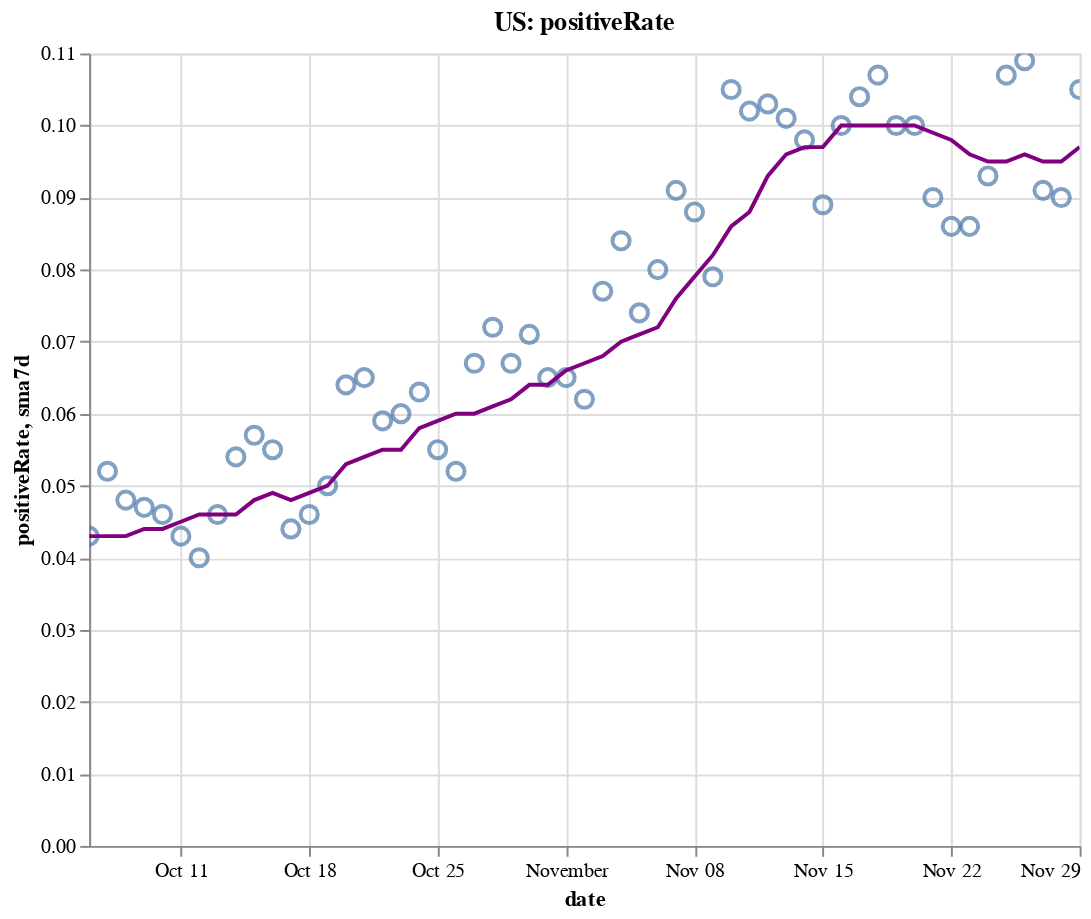

Write notebook code for a chart like this one.
### Code cell
create_plot(us, 'positiveRate')

### Figure 1 — Vega-Lite specification as saved in the notebook (floating-point values rounded to 4 significant figures)
{"config": {"view": {"continuousWidth": 400, "continuousHeight": 300}}, "layer": [{"layer": [{"mark": {"type": "point", "size": 75}, "encoding": {"tooltip": [{"type": "temporal", "field": "date"}, {"type": "quantitative", "field": "positiveRate"}, {"type": "quantitative", "field": "sma7d"}], "x": {"type": "temporal", "field": "date"}, "y": {"type": "quantitative", "field": "positiveRate"}}, "selection": {"selector004": {"type": "interval", "bind": "scales", "encodings": ["x", "y"]}}}, {"mark": {"type": "line", "color": "purple"}, "encoding": {"x": {"type": "temporal", "field": "date"}, "y": {"type": "quantitative", "field": "sma7d"}}}]}, {"mark": {"type": "rule", "color": "#aaa"}, "encoding": {"x": {"type": "temporal", "field": "date"}}, "transform": [{"filter": {"selection": "selector003"}}]}, {"mark": "circle", "encoding": {"opacity": {"condition": {"value": 1, "selection": "selector003"}, "value": 0}, "tooltip": [{"type": "temporal", "field": "date"}, {"type": "quantitative", "field": "positiveRate"}, {"type": "quantitative", "field": "sma7d"}], "x": {"type": "temporal", "field": "date"}, "y": {"type": "quantitative", "field": "positiveRate"}}, "selection": {"selector003": {"type": "single", "encodings": ["x"], "on": "mouseover", "nearest": true, "empty": "none"}}}, {"mark": {"type": "text", "align": "left", "dx": 5, "dy": -5, "stroke": "white", "strokeWidth": 2}, "encoding": {"text": {"type": "quantitative", "field": "positiveRate"}, "tooltip": [{"type": "temporal", "field": "date"}, {"type": "quantitative", "field": "positiveRate"}, {"type": "quantitative", "field": "sma7d"}], "x": {"type": "temporal", "field": "date"}, "y": {"type": "quantitative", "field": "positiveRate"}}, "transform": [{"filter": {"selection": "selector003"}}]}, {"mark": {"type": "text", "align": "left", "dx": 5, "dy": -5}, "encoding": {"text": {"type": "quantitative", "field": "positiveRate"}, "tooltip": [{"type": "temporal", "field": "date"}, {"type": "quantitative", "field": "positiveRate"}, {"type": "quantitative", "field": "sma7d"}], "x": {"type": "temporal", "field": "date"}, "y": {"type": "quantitative", "field": "positiveRate"}}, "transform": [{"filter": {"selection": "selector003"}}]}], "data": {"name": "data-56dd64650749a25ecfa4ce5ea2588cd9"}, "height": 400, "title": "US: positiveRate", "width": 500, "$schema": "https://vega.github.io/schema/vega-lite/v4.8.1.json", "datasets": {"data-56dd64650749a25ecfa4ce5ea2588cd9": [{"date": "2020-10-06T00:00:00", "totalTestResultsIncrease": 913500.0, "positiveIncrease": 38920.0, "death": 202700.0, "deathIncrease": 632.0, "positiveRate": 0.043, "state": "US", "sma7d": 0.043}, {"date": "2020-10-07T00:00:00", "totalTestResultsIncrease": 977500.0, "positiveIncrease": 50590.0, "death": 203600.0, "deathIncrease": 910.0, "positiveRate": 0.052, "state": "US", "sma7d": 0.043}, {"date": "2020-10-08T00:00:00", "totalTestResultsIncrease": 1157000.0, "positiveIncrease": 55210.0, "death": 204600.0, "deathIncrease": 987.0, "positiveRate": 0.048, "state": "US", "sma7d": 0.043}, {"date": "2020-10-09T00:00:00", "totalTestResultsIncrease": 1203000.0, "positiveIncrease": 56800.0, "death": 205500.0, "deathIncrease": 887.0, "positiveRate": 0.047, "state": "US", "sma7d": 0.044}, {"date": "2020-10-10T00:00:00", "totalTestResultsIncrease": 1252000.0, "positiveIncrease": 57420.0, "death": 206100.0, "deathIncrease": 666.0, "positiveRate": 0.046, "state": "US", "sma7d": 0.044}, {"date": "2020-10-11T00:00:00", "totalTestResultsIncrease": 1078000.0, "positiveIncrease": 46270.0, "death": 206600.0, "deathIncrease": 465.0, "positiveRate": 0.043, "state": "US", "sma7d": 0.045}, {"date": "2020-10-12T00:00:00", "totalTestResultsIncrease": 1060000.0, "positiveIncrease": 42640.0, "death": 206900.0, "deathIncrease": 287.0, "positiveRate": 0.04, "state": "US", "sma7d": 0.046}, {"date": "2020-10-13T00:00:00", "totalTestResultsIncrease": 1052000.0, "positiveIncrease": 48590.0, "death": 207600.0, "deathIncrease": 700.0, "positiveRate": 0.046, "state": "US", "sma7d": 0.046}, {"date": "2020-10-14T00:00:00", "totalTestResultsIncrease": 1045000.0, "positiveIncrease": 56120.0, "death": 208400.0, "deathIncrease": 816.0, "positiveRate": 0.054, "state": "US", "sma7d": 0.046}, {"date": "2020-10-15T00:00:00", "totalTestResultsIncrease": 1109000.0, "positiveIncrease": 63390.0, "death": 209300.0, "deathIncrease": 937.0, "positiveRate": 0.057, "state": "US", "sma7d": 0.048}, {"date": "2020-10-16T00:00:00", "totalTestResultsIncrease": 1231000.0, "positiveIncrease": 68250.0, "death": 210200.0, "deathIncrease": 891.0, "positiveRate": 0.055, "state": "US", "sma7d": 0.049}, {"date": "2020-10-17T00:00:00", "totalTestResultsIncrease": 1299000.0, "positiveIncrease": 57330.0, "death": 211000.0, "deathIncrease": 762.0, "positiveRate": 0.044, "state": "US", "sma7d": 0.048}, {"date": "2020-10-18T00:00:00", "totalTestResultsIncrease": 1052000.0, "positiveIncrease": 48280.0, "death": 211400.0, "deathIncrease": 397.0, "positiveRate": 0.046, "state": "US", "sma7d": 0.049}, {"date": "2020-10-19T00:00:00", "totalTestResultsIncrease": 1135000.0, "positiveIncrease": 57110.0, "death": 211900.0, "deathIncrease": 461.0, "positiveRate": 0.05, "state": "US", "sma7d": 0.05}, {"date": "2020-10-20T00:00:00", "totalTestResultsIncrease": 952700.0, "positiveIncrease": 60550.0, "death": 212700.0, "deathIncrease": 838.0, "positiveRate": 0.064, "state": "US", "sma7d": 0.053}, {"date": "2020-10-21T00:00:00", "totalTestResultsIncrease": 941800.0, "positiveIncrease": 60950.0, "death": 213700.0, "deathIncrease": 1022.0, "positiveRate": 0.065, "state": "US", "sma7d": 0.054}, {"date": "2020-10-22T00:00:00", "totalTestResultsIncrease": 1230000.0, "positiveIncrease": 72840.0, "death": 214900.0, "deathIncrease": 1136.0, "positiveRate": 0.059, "state": "US", "sma7d": 0.055}, {"date": "2020-10-23T00:00:00", "totalTestResultsIncrease": 1383000.0, "positiveIncrease": 82330.0, "death": 215800.0, "deathIncrease": 923.0, "positiveRate": 0.06, "state": "US", "sma7d": 0.055}, {"date": "2020-10-24T00:00:00", "totalTestResultsIncrease": 1323000.0, "positiveIncrease": 83290.0, "death": 216700.0, "deathIncrease": 882.0, "positiveRate": 0.063, "state": "US", "sma7d": 0.058}, {"date": "2020-10-25T00:00:00", "totalTestResultsIncrease": 1188000.0, "positiveIncrease": 64890.0, "death": 217000.0, "deathIncrease": 374.0, "positiveRate": 0.055, "state": "US", "sma7d": 0.059}, {"date": "2020-10-26T00:00:00", "totalTestResultsIncrease": 1211000.0, "positiveIncrease": 62530.0, "death": 217400.0, "deathIncrease": 402.0, "positiveRate": 0.052, "state": "US", "sma7d": 0.06}, {"date": "2020-10-27T00:00:00", "totalTestResultsIncrease": 1071000.0, "positiveIncrease": 72080.0, "death": 218400.0, "deathIncrease": 920.0, "positiveRate": 0.067, "state": "US", "sma7d": 0.06}, {"date": "2020-10-28T00:00:00", "totalTestResultsIncrease": 1096000.0, "positiveIncrease": 78750.0, "death": 219400.0, "deathIncrease": 1044.0, "positiveRate": 0.072, "state": "US", "sma7d": 0.061}, {"date": "2020-10-29T00:00:00", "totalTestResultsIncrease": 1333000.0, "positiveIncrease": 88730.0, "death": 220400.0, "deathIncrease": 1030.0, "positiveRate": 0.067, "state": "US", "sma7d": 0.062}, {"date": "2020-10-30T00:00:00", "totalTestResultsIncrease": 1364000.0, "positiveIncrease": 97230.0, "death": 221400.0, "deathIncrease": 952.0, "positiveRate": 0.071, "state": "US", "sma7d": 0.064}, {"date": "2020-10-31T00:00:00", "totalTestResultsIncrease": 1390000.0, "positiveIncrease": 90590.0, "death": 222300.0, "deathIncrease": 951.0, "positiveRate": 0.065, "state": "US", "sma7d": 0.064}, {"date": "2020-11-01T00:00:00", "totalTestResultsIncrease": 1128000.0, "positiveIncrease": 73850.0, "death": 222700.0, "deathIncrease": 388.0, "positiveRate": 0.065, "state": "US", "sma7d": 0.066}, {"date": "2020-11-02T00:00:00", "totalTestResultsIncrease": 1327000.0, "positiveIncrease": 82050.0, "death": 223200.0, "deathIncrease": 499.0, "positiveRate": 0.062, "state": "US", "sma7d": 0.067}, {"date": "2020-11-03T00:00:00", "totalTestResultsIncrease": 1129000.0, "positiveIncrease": 86660.0, "death": 224700.0, "deathIncrease": 1515.0, "positiveRate": 0.077, "state": "US", "sma7d": 0.068}, {"date": "2020-11-04T00:00:00", "totalTestResultsIncrease": 1223000.0, "positiveIncrease": 103300.0, "death": 225900.0, "deathIncrease": 1126.0, "positiveRate": 0.084, "state": "US", "sma7d": 0.07}, {"date": "2020-11-05T00:00:00", "totalTestResultsIncrease": 1567000.0, "positiveIncrease": 116400.0, "death": 227000.0, "deathIncrease": 1131.0, "positiveRate": 0.074, "state": "US", "sma7d": 0.071}, {"date": "2020-11-06T00:00:00", "totalTestResultsIncrease": 1564000.0, "positiveIncrease": 125800.0, "death": 228200.0, "deathIncrease": 1168.0, "positiveRate": 0.08, "state": "US", "sma7d": 0.072}, {"date": "2020-11-07T00:00:00", "totalTestResultsIncrease": 1413000.0, "positiveIncrease": 129200.0, "death": 229300.0, "deathIncrease": 1104.0, "positiveRate": 0.091, "state": "US", "sma7d": 0.076}, {"date": "2020-11-08T00:00:00", "totalTestResultsIncrease": 1252000.0, "positiveIncrease": 110300.0, "death": 229700.0, "deathIncrease": 485.0, "positiveRate": 0.088, "state": "US", "sma7d": 0.079}, {"date": "2020-11-09T00:00:00", "totalTestResultsIncrease": 1516000.0, "positiveIncrease": 119400.0, "death": 230300.0, "deathIncrease": 589.0, "positiveRate": 0.079, "state": "US", "sma7d": 0.082}, {"date": "2020-11-10T00:00:00", "totalTestResultsIncrease": 1252000.0, "positiveIncrease": 131200.0, "death": 231700.0, "deathIncrease": 1360.0, "positiveRate": 0.105, "state": "US", "sma7d": 0.086}, {"date": "2020-11-11T00:00:00", "totalTestResultsIncrease": 1418000.0, "positiveIncrease": 144800.0, "death": 233200.0, "deathIncrease": 1543.0, "positiveRate": 0.102, "state": "US", "sma7d": 0.088}, {"date": "2020-11-12T00:00:00", "totalTestResultsIncrease": 1476000.0, "positiveIncrease": 152000.0, "death": 234400.0, "deathIncrease": 1141.0, "positiveRate": 0.103, "state": "US", "sma7d": 0.093}, {"date": "2020-11-13T00:00:00", "totalTestResultsIncrease": 1698000.0, "positiveIncrease": 172100.0, "death": 235700.0, "deathIncrease": 1275.0, "positiveRate": 0.101, "state": "US", "sma7d": 0.096}, {"date": "2020-11-14T00:00:00", "totalTestResultsIncrease": 1662000.0, "positiveIncrease": 163500.0, "death": 237000.0, "deathIncrease": 1312.0, "positiveRate": 0.098, "state": "US", "sma7d": 0.097}, {"date": "2020-11-15T00:00:00", "totalTestResultsIncrease": 1615000.0, "positiveIncrease": 144400.0, "death": 237600.0, "deathIncrease": 677.0, "positiveRate": 0.089, "state": "US", "sma7d": 0.097}, {"date": "2020-11-16T00:00:00", "totalTestResultsIncrease": 1487000.0, "positiveIncrease": 148900.0, "death": 238300.0, "deathIncrease": 637.0, "positiveRate": 0.1, "state": "US", "sma7d": 0.1}, {"date": "2020-11-17T00:00:00", "totalTestResultsIncrease": 1512000.0, "positiveIncrease": 156700.0, "death": 239800.0, "deathIncrease": 1555.0, "positiveRate": 0.104, "state": "US", "sma7d": 0.1}, {"date": "2020-11-18T00:00:00", "totalTestResultsIncrease": 1539000.0, "positiveIncrease": 164000.0, "death": 241700.0, "deathIncrease": 1869.0, "positiveRate": 0.107, "state": "US", "sma7d": 0.1}, {"date": "2020-11-19T00:00:00", "totalTestResultsIncrease": 1821000.0, "positiveIncrease": 182800.0, "death": 243700.0, "deathIncrease": 1971.0, "positiveRate": 0.1, "state": "US", "sma7d": 0.1}, {"date": "2020-11-20T00:00:00", "totalTestResultsIncrease": 1919000.0, "positiveIncrease": 192800.0, "death": 245500.0, "deathIncrease": 1862.0, "positiveRate": 0.1, "state": "US", "sma7d": 0.1}, {"date": "2020-11-21T00:00:00", "totalTestResultsIncrease": 2004000.0, "positiveIncrease": 179700.0, "death": 247000.0, "deathIncrease": 1512.0, "positiveRate": 0.09, "state": "US", "sma7d": 0.099}, {"date": "2020-11-22T00:00:00", "totalTestResultsIncrease": 1744000.0, "positiveIncrease": 150800.0, "death": 247900.0, "deathIncrease": 892.0, "positiveRate": 0.086, "state": "US", "sma7d": 0.098}, {"date": "2020-11-23T00:00:00", "totalTestResultsIncrease": 1759000.0, "positiveIncrease": 151000.0, "death": 248900.0, "deathIncrease": 956.0, "positiveRate": 0.086, "state": "US", "sma7d": 0.096}, {"date": "2020-11-24T00:00:00", "totalTestResultsIncrease": 1790000.0, "positiveIncrease": 167000.0, "death": 250900.0, "deathIncrease": 2029.0, "positiveRate": 0.093, "state": "US", "sma7d": 0.095}, {"date": "2020-11-25T00:00:00", "totalTestResultsIncrease": 1721000.0, "positiveIncrease": 183600.0, "death": 253200.0, "deathIncrease": 2285.0, "positiveRate": 0.107, "state": "US", "sma7d": 0.095}, {"date": "2020-11-26T00:00:00", "totalTestResultsIncrease": 1150000.0, "positiveIncrease": 125100.0, "death": 254500.0, "deathIncrease": 1319.0, "positiveRate": 0.109, "state": "US", "sma7d": 0.096}, {"date": "2020-11-27T00:00:00", "totalTestResultsIncrease": 2146000.0, "positiveIncrease": 195000.0, "death": 255900.0, "deathIncrease": 1374.0, "positiveRate": 0.091, "state": "US", "sma7d": 0.095}, {"date": "2020-11-28T00:00:00", "totalTestResultsIncrease": 1698000.0, "positiveIncrease": 153400.0, "death": 257100.0, "deathIncrease": 1215.0, "positiveRate": 0.09, "state": "US", "sma7d": 0.095}, {"date": "2020-11-29T00:00:00", "totalTestResultsIncrease": 1270000.0, "positiveIncrease": 133600.0, "death": 257800.0, "deathIncrease": 801.0, "positiveRate": 0.105, "state": "US", "sma7d": 0.097}]}}
